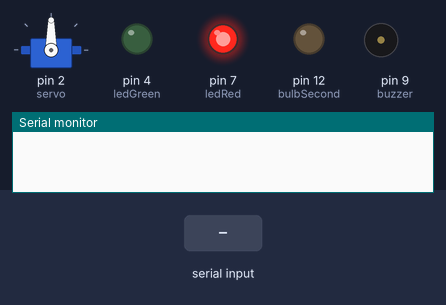
This sketch was run on a simulated Arduino Uno, built with avr-gcc and run on an emulated ATmega328P. On the bench: servo, output pins drawn as LEDs (lit = HIGH), buzzer (waves = sounding), the last lines printed to the serial monitor. Inputs (shaded band) come from the test bench.

Above: at 1.2 s.
1.3 s: "3" received over Serial
At 2.5 s:
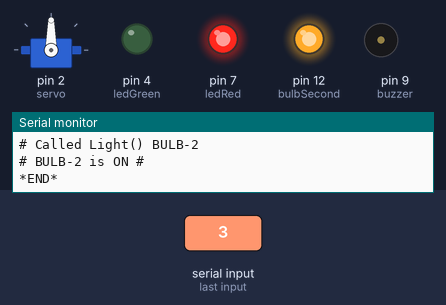
2.8 s: "5" received over Serial
At 3.2 s:
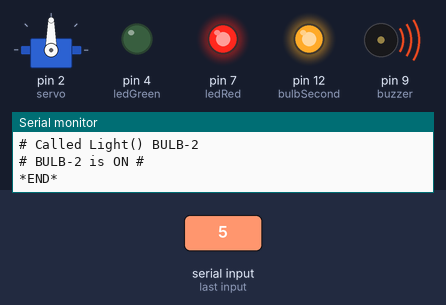
4.3 s: "4" received over Serial
At 5.5 s:
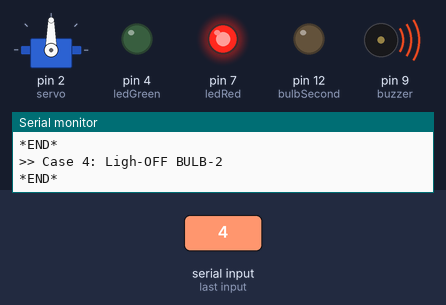
5.8 s: "6" received over Serial
At 7.0 s:
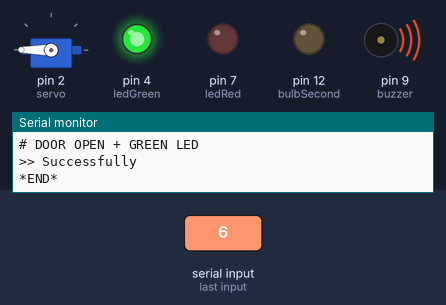
7.3 s: "7" received over Serial
At 8.4 s:
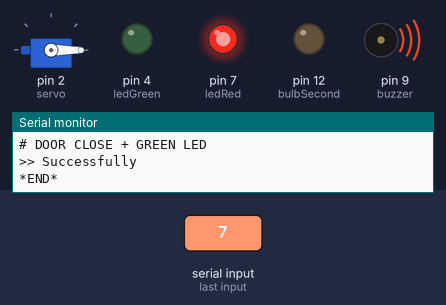
8.8 s: "3" received over Serial
At 9.5 s:
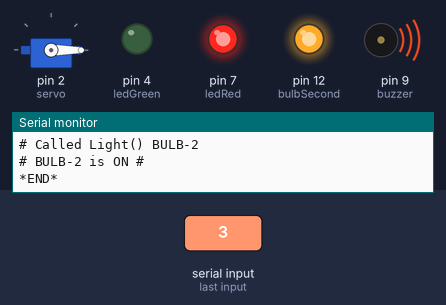
Timing chart, 0 to 11.3 s (numbered marks = the images above; inputs shaded):
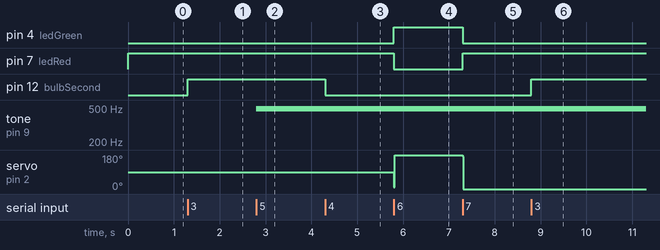

Measured:
- after the input at 1.3 s, pin 12 (bulbSecond): LOW → HIGH at once
- after the input at 2.8 s, tone on pin 9 (buzzer): silent → 490 Hz at once
- after the input at 4.3 s, pin 12 (bulbSecond): HIGH → LOW at once
- after the input at 5.8 s, pin 4 (ledGreen): LOW → HIGH at once; pin 7 (ledRed): HIGH → LOW at once; servo on pin 2 (servo): 90° → 180° at once
- after the input at 7.3 s, pin 4 (ledGreen): HIGH → LOW at once; pin 7 (ledRed): LOW → HIGH at once; servo on pin 2 (servo): 180° → 0° at once
- after the input at 8.8 s, pin 12 (bulbSecond): LOW → HIGH at once

The sketch:

Shya_Sketch_Final.ino
```cpp
#include <Servo.h>
#include <SPI.h>
#include <Ethernet.h>

/*

******************************************************

====== SHYA v.1.0.0 (APLHA)===========================

Version: v1.0.0
Starting Date: 21st April 2015
Last Modified Date: 21st April 2015
Time: 4:00AM

Author: Abhishek Kumar Ravi (@greenSyntax)
GitHub: http://github.com/greenSyntax
Facebook: http://facebook.com/elmnt.abhishek
Twitter: @greenSyntax
------------------------------------------------------
DESCRIPTION

SPECIFICATION
LED 1 #PIN 8
LED 2 #PIN 12

LED RED #PIN 7
LED GREEN #PIN 4

BUZZER #PIN ~10

SERVO (Yellow) #PIN2

******************************************************

*/

int bulbFirst= 8;
int bulbSecond= 12;
int ledRed= 7;
int ledGreen= 4;
int buzzer= 9;


static int state_bulb_first=0; //off
static int state_bulb_second=0; //off
static int state_door=0;// closed
static int state_bell=0; // No Sound

// Instances
Servo servo;
int pos;

void setup() {
  // Baud Rate is 9600 (Defualt)
  Serial.begin(9600);


  pinMode(bulbFirst, OUTPUT);
  pinMode(bulbSecond, OUTPUT);
  pinMode(ledRed, OUTPUT);
  pinMode(ledGreen, OUTPUT);
  pinMode(buzzer, OUTPUT);

  //Servo
  servo.attach(2); //PIN 2


  //Default Cases
  Serial.flush(); // Flush Memory
  digitalWrite(ledRed, HIGH);

  //int num= 01/10;
  //String myString=String(num);
  //Serial.println(myString);

  //Bluetooth HC-05


}

void loop() {
  // put your main code here, to run repeatedly:

  if(Serial.available()>0)
  {
    char choice= Serial.read(); //Ask From SerialMonitor
    //String choice= String(input);


    //Decision Panel
    switch(choice)
    {
      //==============================================================
      // ******************* BULB - FIRST ***************************
      //--------------------------------------------------------------
      case '9': // # BULB-1 ON #

      Serial.println(">> Case 1: Light-ON BULB-1");
      if(LightBulb_First()==1)
      {
        //Successfully Lighted UP
        Serial.println("# BULB-1 is ON #");

      }
      else
      {
        //Unssucessfull Return ()
        Serial.println("# Error for BULB-1 #");
      }
      break;

      case '2': // # BULB-1 OFF #
      Serial.println(">> Case 2: Ligh-OFF BULB-2");
      digitalWrite(bulbFirst, LOW);
      state_bulb_first=0; // Bulb-1 Off
      break;
      //================================================================


      //==============================================================
      // ******************* BULB - FIRST ***************************
      //--------------------------------------------------------------
      case '3': // # BULB-2 ON #
      Serial.println(">> Case 3: Light-ON BULB-2");
      if(LightBulb_Second()==1)
      {

        //Successfully Lighted UP
        Serial.println("# BULB-2 is ON #");
      }
      else
      {
        //Unssucessfull Return ()
        Serial.println("# Error for BULB-2 #");
      }
      break;

      case '4': // # BULB-2 OFF #
      Serial.println(">> Case 4: Ligh-OFF BULB-2");
      digitalWrite(bulbSecond, LOW);
      state_bulb_second=0; // Bulb-1 Off
      break;
      //================================================================

      //================================================================
      case '5': //Buzzer
      BuzzerBeep(200);
      Serial.println(">> Case 5: Pop Buzzer");
      break;
      //=================================================================

      // ================================================================

      case '6': //Open Door
      Serial.println(">> Case 6: Open Door");
      OpenDoor();
      Serial.println(">> Successfully");
      break;
      //=================================================================
      // ================================================================

      case '7': //Close Door
      Serial.println(">> Case 7: Close Door");
      CloseDoor();
      Serial.println(">> Successfully");
      break;
      //=================================================================
    }

    Serial.println("*END*");
  }

}

int LightBulb_First()
{
  //Only when, Bulb is OFF
  if(state_bulb_first == 0)
  {
    //Will LIGHT Bulb : ON
    digitalWrite(bulbFirst,HIGH);
    Serial.println("# Called Light() BULB-1");
    state_bulb_first= 1;

    return 1; // Successfully Lighted Up
  }
  else
  {
    Serial.println("# Called No-Light() BULB-1 ");
    return 0; //Unsuccessfull
  }

}

int LightBulb_Second()
{
  //Only when, Bulb is OFF
  if(state_bulb_second == 0)
  {
    //Will LIGHT Bulb : ON
    digitalWrite(bulbSecond,HIGH);
    Serial.println("# Called Light() BULB-2");
    state_bulb_second= 1;

    return 1; // Successfully Lighted Up
  }
  else
  {
    Serial.println("# Called No-Light() BULB-2 ");
    return 0; //Unsuccessfull
  }
}

void BuzzerBeep(unsigned char delayTime)
{
  analogWrite(buzzer,20);// TURN ON
  delay(delayTime);
  analogWrite(buzzer,20); //TURN OFF
  delay(delayTime);
  analogWrite(buzzer,0);
}

void OpenDoor() // OPEN DOOR
{
  // LED + SERVO
  if(state_door==0) // So, We 'll OPEN Door
  {
    Serial.println("# DOOR OPEN + GREEN LED");
    digitalWrite(ledRed, LOW); //OFF LED RED
    digitalWrite(ledGreen, HIGH); //LED GREEN

    //Servo Rotate
    for(pos = 0; pos <= 180; pos += 1) // goes from 0 degrees to 180 degrees
      {                                  // in steps of 1 degree
        servo.write(pos);              // tell servo to go to position in variable 'pos'
        //delay(15);                       // waits 15ms for the servo to reach the position
      }

    state_door=1;
  }
  else
  {
    Serial.println("# DOOR ALREADY OPEN ");
  }
}

void CloseDoor()
{
  // LED + SERVO
  if(state_door==1) // So, We 'll CLOSE Door
  {
    Serial.println("# DOOR CLOSE + GREEN LED");
    digitalWrite(ledGreen, LOW); // GREEN LED LOW
    digitalWrite(ledRed, HIGH); //LED GREEN

    // Servo Close
        for(pos = 180; pos>=0; pos-=1)     // goes from 180 degrees to 0 degrees
          {
            servo.write(pos);              // tell servo to go to position in variable 'pos'
            //delay(15);                       // waits 15ms for the servo to reach the position
          }

    state_door=0;
  }
  else
  {
    Serial.println("# DOOR ALREADY CLOSE ");
  }
}
```
